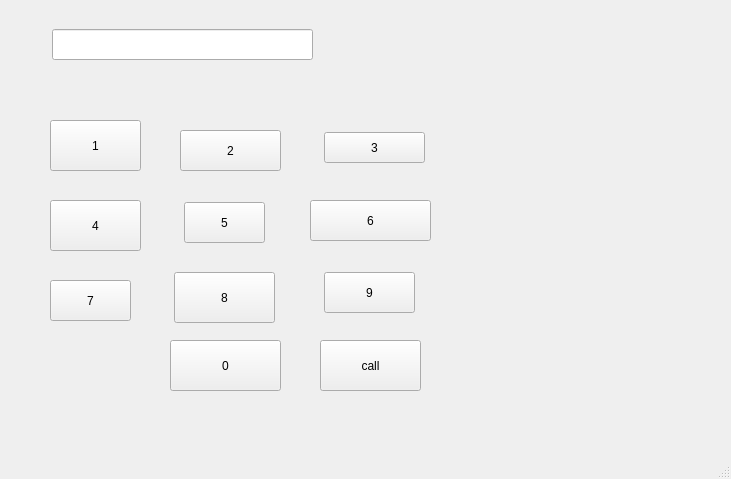
<?xml version="1.0" encoding="UTF-8"?>
<ui version="4.0">
 <class>MainWindow</class>
 <widget class="QMainWindow" name="MainWindow">
  <property name="geometry">
   <rect>
    <x>0</x>
    <y>0</y>
    <width>731</width>
    <height>479</height>
   </rect>
  </property>
  <property name="windowTitle">
   <string>MainWindow</string>
  </property>
  <widget class="QWidget" name="centralwidget">
   <widget class="QLineEdit" name="le">
    <property name="geometry">
     <rect>
      <x>52</x>
      <y>29</y>
      <width>261</width>
      <height>31</height>
     </rect>
    </property>
    <property name="alignment">
     <set>Qt::AlignRight|Qt::AlignTrailing|Qt::AlignVCenter</set>
    </property>
   </widget>
   <widget class="QPushButton" name="pb1">
    <property name="geometry">
     <rect>
      <x>50</x>
      <y>120</y>
      <width>91</width>
      <height>51</height>
     </rect>
    </property>
    <property name="text">
     <string>1</string>
    </property>
   </widget>
   <widget class="QPushButton" name="pb2">
    <property name="geometry">
     <rect>
      <x>180</x>
      <y>130</y>
      <width>101</width>
      <height>41</height>
     </rect>
    </property>
    <property name="text">
     <string>2</string>
    </property>
   </widget>
   <widget class="QPushButton" name="pb3">
    <property name="geometry">
     <rect>
      <x>324</x>
      <y>132</y>
      <width>101</width>
      <height>31</height>
     </rect>
    </property>
    <property name="text">
     <string>3</string>
    </property>
   </widget>
   <widget class="QPushButton" name="pb4">
    <property name="geometry">
     <rect>
      <x>50</x>
      <y>200</y>
      <width>91</width>
      <height>51</height>
     </rect>
    </property>
    <property name="text">
     <string>4</string>
    </property>
   </widget>
   <widget class="QPushButton" name="pb5">
    <property name="geometry">
     <rect>
      <x>184</x>
      <y>202</y>
      <width>81</width>
      <height>41</height>
     </rect>
    </property>
    <property name="text">
     <string>5</string>
    </property>
   </widget>
   <widget class="QPushButton" name="pb6">
    <property name="geometry">
     <rect>
      <x>310</x>
      <y>200</y>
      <width>121</width>
      <height>41</height>
     </rect>
    </property>
    <property name="text">
     <string>6</string>
    </property>
   </widget>
   <widget class="QPushButton" name="pb7">
    <property name="geometry">
     <rect>
      <x>50</x>
      <y>280</y>
      <width>81</width>
      <height>41</height>
     </rect>
    </property>
    <property name="text">
     <string>7</string>
    </property>
   </widget>
   <widget class="QPushButton" name="pb8">
    <property name="geometry">
     <rect>
      <x>174</x>
      <y>272</y>
      <width>101</width>
      <height>51</height>
     </rect>
    </property>
    <property name="text">
     <string>8</string>
    </property>
   </widget>
   <widget class="QPushButton" name="pb9">
    <property name="geometry">
     <rect>
      <x>324</x>
      <y>272</y>
      <width>91</width>
      <height>41</height>
     </rect>
    </property>
    <property name="text">
     <string>9</string>
    </property>
   </widget>
   <widget class="QPushButton" name="pb0">
    <property name="geometry">
     <rect>
      <x>170</x>
      <y>340</y>
      <width>111</width>
      <height>51</height>
     </rect>
    </property>
    <property name="text">
     <string>0</string>
    </property>
   </widget>
   <widget class="QPushButton" name="pbCall">
    <property name="geometry">
     <rect>
      <x>320</x>
      <y>340</y>
      <width>101</width>
      <height>51</height>
     </rect>
    </property>
    <property name="text">
     <string>call</string>
    </property>
   </widget>
  </widget>
  <widget class="QMenuBar" name="menubar">
   <property name="geometry">
    <rect>
     <x>0</x>
     <y>0</y>
     <width>731</width>
     <height>21</height>
    </rect>
   </property>
  </widget>
  <widget class="QStatusBar" name="statusbar"/>
 </widget>
 <resources/>
 <connections/>
</ui>
